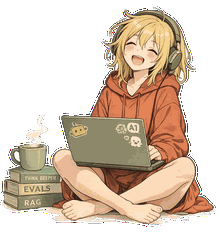
#> input picture assets/mascot-loop.gif, 220 x 232 px, found by its file name
$ python extract_gif_frames.py
#> lines starting #> are read from the running program, lines starting #| are printed output that depends on the picture
#!/usr/bin/env python3
"""Извлекает кадры гифки в отдельные PNG для просмотра."""
from PIL import Image

im = Image.open('/root/github-profile/assets/mascot-loop.gif')
#> im is the input picture: PIL image 220x232 P; mean R, G, B, A 95.7, 77.8, 61.3, 132.1
for i in range(im.n_frames):
    im.seek(i)
    im.convert('RGBA').save(f'/tmp/gif-frame-{i}.png')
    print(f'frame {i} saved')
#> this loop made 4 passes
#> pass 2, `im.convert('RGBA').save(f'/tmp/gif-frame-{i}.png')`:
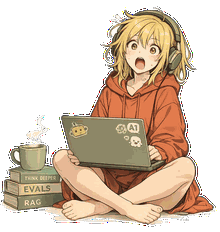
#> saved as gif-frame-1.png: PIL image 220x232 RGBA; mean R, G, B, A 95.6, 77.3, 59.7, 132.3; transparent parts drawn white
